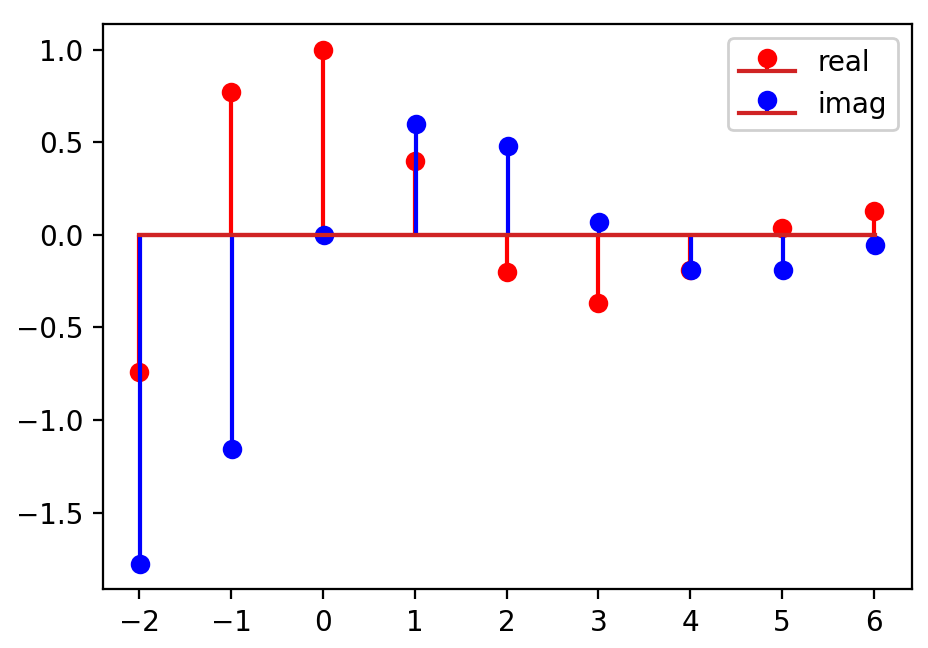

Write Python code to recreate this figure.
import numpy as np
import matplotlib.pyplot as plt


def complex_exp(
    n: np.ndarray[int], a: complex
) -> np.ndarray[complex]:
    return np.abs(a) ** n * np.exp(
        1j * np.angle(a) * n
    )


n = np.linspace(-2, +6, 9, dtype=int)
a = 0.4 + 1j * 0.6
plt.stem(
    n,
    complex_exp(n, a).real,
    linefmt="r",
    label="real",
)
plt.stem(
    n + 0.01,
    complex_exp(n, a).imag,
    linefmt="b",
    label="imag",
)
plt.legend()
plt.show()
